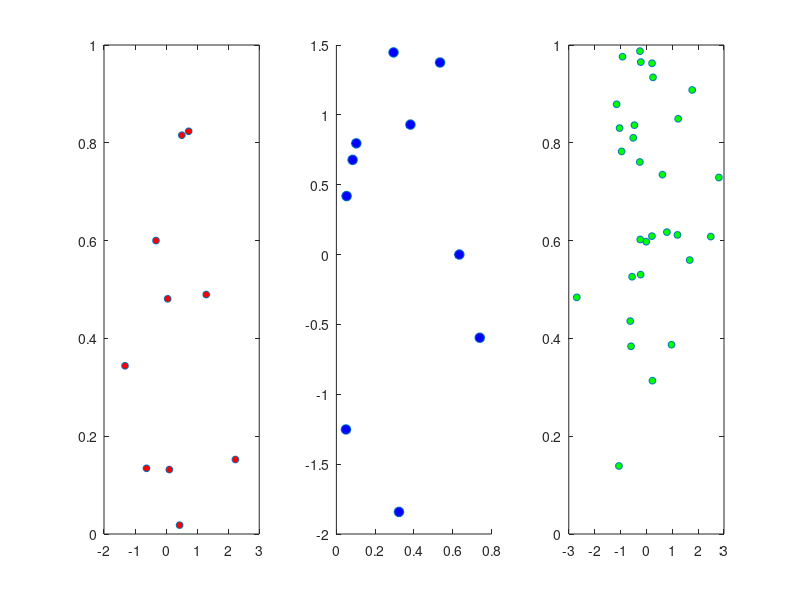

Source code (MATLAB): (Note: this script raises an error after producing the figure.)
% changing elements of already plotted figures

%% eg changing marker size
figure;
subplot(131)
plot(randn(10,1),rand(10,1),'LineStyle','none','marker','o','markersize',10,'MarkerFaceColor','r')
subplot(132)
scatter(rand(10,1),randn(10,1),50,'MarkerFaceColor','b')
subplot(133)
plot(randn(30,1),rand(30,1),'LineStyle','none','marker','o','markersize',15,'MarkerFaceColor','g')

% first you need the axes handle(s)
axn = gca;
axn = findall(gcf,'Type','axes');

% if you used 'plot'
l = findobj(axn,'type','line');
set(l,'MarkerSize',5)
% OR if you're only changing markers in one axis
l.MarkerSize = 5;

% you if used 'scatter'
s = findobj(axn,'type','scatter');
set(s,'SizeData',5)
% OR if you're only changing markers in one axis
s.SizeData = 5;

%% if you don't know what the specific thing you're looking for is called 
% just run:
obj = findobj(axn); % and then look whats in the obj variable 
% type "obj" in to command window and run (will give list of graphics objects found)
% can then choose a type of graphics object in script ie:
l = findobj(axn,'type','line');
% or just run eg
l = obj(4); % (if line object is the 4th on the list)
% then you can find out which properties you can edit by:
% just typing "l" in cmd and running
% or type "l." then press tab and look at the pop up list
